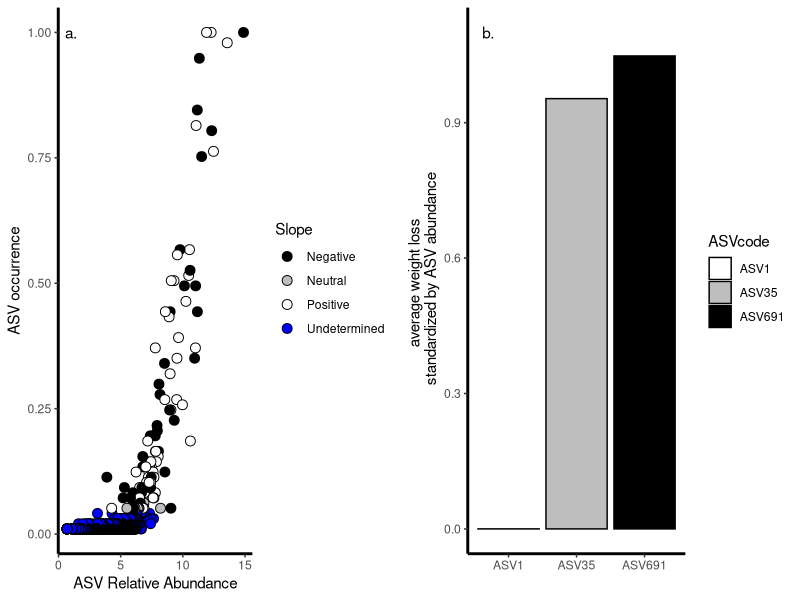

This figure's R source: (Note: this script raises an error after producing the figure.)
#title: "FunASV_plots"
#author: "Dr CG"
#date:"1/13/2023"
# taken from:

# Description:
# This script creates figures to identify ASV underlying function:
  # * ASV relative abundances vs function
  # * General patterns of ASV distribution and occurrences

# Libraries

# Libraries
library(ggplot2)
library(dplyr)
library(reshape2)
library(gridExtra)

# Plot themes
## With legend
Theme=theme_classic(base_size=11, base_family="Helvetica") +
  theme(axis.line = element_line(linewidth = 1, colour = "black", linetype = "solid")) +theme(plot.title = element_text(size = 12))
## Without legends
Theme2=Theme+ theme(legend.position="none") + theme(panel.border=element_rect(fill=NA))

# Load data - from 'Fig6_FunASV_plotprep.R' 
ASVlist2.div=read.table('output_tables/ASVlist2.txt', header=TRUE)
ASVrel.abund.pa.fun.sorted=read.table('output_tables/ASVrel.abund.pa.txt', header=TRUE)

# X.not informative to see the change over time, is it?
# does the most functional taxa increase over time? Yes
#otumelt2_ASV35.div=otumelt2.div[which(otumelt2.div$ASVcode=='ASV35'),]
#Fig6a_ASV35=ggplot(otumelt2_ASV35.div[which(otumelt2_ASV35.div$Abundance!=0),], 
#       aes(leaf_age_weeks2, log(Abundance+1))) + geom_point() + 
#  geom_smooth(method='lm', se=FALSE, color='black') + Theme +
#  xlab('Leaf age (weeks)') + ylab('log(ASV35 standardized abundance)') +
#  annotate('text', x=1, y=8, label='a.')

# X. if the other plots are not around, why is this useful?
#### Do the most abundant taxa increase over time? No
#otumelt2_ASV1.div=otumelt2.div[which(otumelt2.div$ASVcode=='ASV1'),]
#Fig6b_ASV1=ggplot(otumelt2_ASV1.div[which(otumelt2_ASV1.div$Abundance!=0),], aes(leaf_age_weeks2, log(Abundance+1))) + geom_point() + 
#  geom_smooth(method='lm', se=FALSE, color='black') + Theme +
#  xlab('Leaf age (weeks)') + ylab('log(ASV1 standardized abundance)') +
#  annotate('text', x=1, y=12, label='b.')


# X. to few datapoints 
#### does the most functional taxa increase over time? Yes - but too few datapoints.
#otumelt2_ASV691.div=otumelt2.div[which(otumelt2.div.div$ASVcode=='ASV691'),]
#Fig6c_ASV691=ggplot(otumelt2_ASV691.div[which(otumelt2_ASV691.div$Abundance!=0),], 
#       aes(leaf_age_weeks2, log(Abundance+1))) + geom_point() + 
#  geom_smooth(method='lm', se=FALSE, color='black') + Theme +
#  xlab('Leaf age (weeks)') + ylab('ASV691 standardized abundance') +
#  annotate('text', x=1, y=4, label='c.')

# a. 
#### are there relationships between abundance, occurrence and function? No
ASVrel.abund.pa_plot_d=ggplot(ASVrel.abund.pa.fun.sorted, aes(log(ASVrel.abund), ASVpa.freq)) + 
  geom_point(aes(fill=Slope), size=3, shape=21) + Theme + 
  scale_fill_manual(values=c('black', 'grey', 'white', 'blue')) + 
  ylab('ASV occurrence') + xlab('ASV Relative Abundance') + 
  annotate('text', x=1, y=1, label='a.')

# b. how do these taxa compare in terms of their average contribution to function?
ASVselect=ASVrel.abund.pa.fun.sorted[c(which(ASVrel.abund.pa.fun.sorted$ASVcode=='ASV35'),
                           which(ASVrel.abund.pa.fun.sorted$ASVcode=='ASV1'),
                           which(ASVrel.abund.pa.fun.sorted$ASVcode=='ASV691')),]
avFunASV=ggplot(ASVselect, aes(ASVcode, ASVfunRat)) + geom_col(color='black', aes(fill=ASVcode)) +
  Theme + xlab('') + ylab('average weight loss \n standardized by ASV abundance') +
  scale_fill_manual(values=c('white', 'grey', 'black')) + 
  annotate('text', x=0.7, y=1.1, label='b.')


Fig6=arrangeGrob(ASVrel.abund.pa_plot_d, avFunASV, ncol=2)
quartz(width = 9, height=4.5)
plot(Fig6)
quartz.save('Figures/Fig6.png', type='png', dpi=300)
